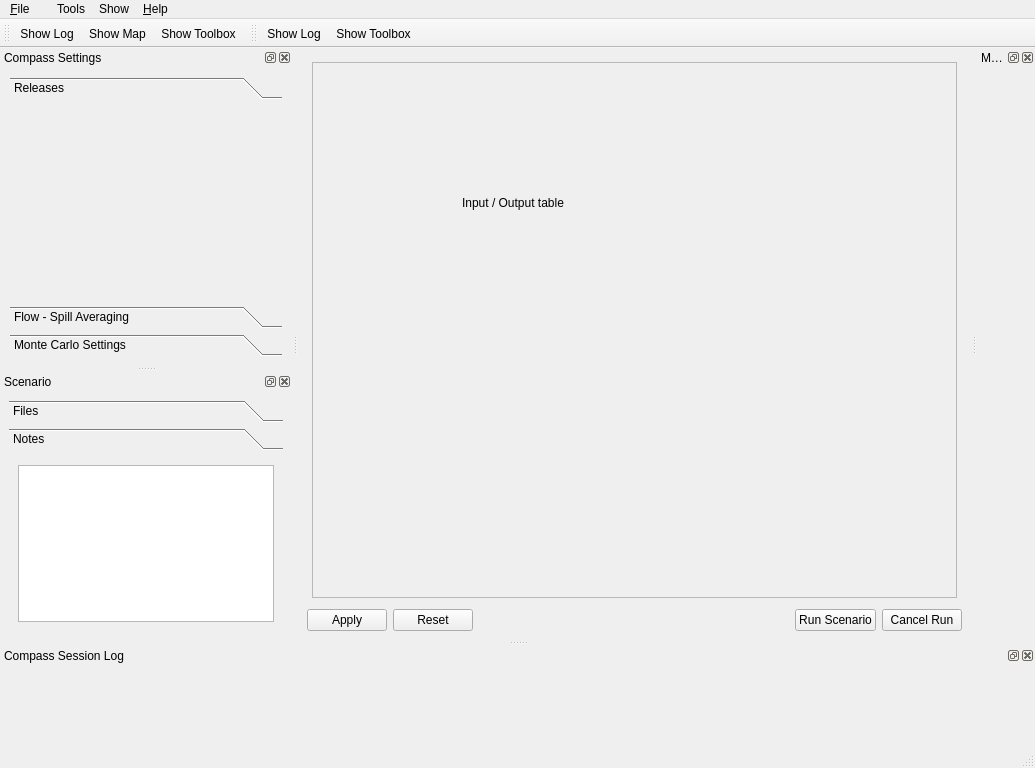
<?xml version="1.0" encoding="UTF-8"?>
<ui version="4.0">
 <class>CompassGui</class>
 <widget class="QMainWindow" name="CompassGui">
  <property name="geometry">
   <rect>
    <x>0</x>
    <y>0</y>
    <width>1035</width>
    <height>768</height>
   </rect>
  </property>
  <property name="minimumSize">
   <size>
    <width>900</width>
    <height>768</height>
   </size>
  </property>
  <property name="windowTitle">
   <string>COMPASS </string>
  </property>
  <widget class="QWidget" name="centralwidget">
   <layout class="QVBoxLayout" name="verticalLayout">
    <item>
     <widget class="QStackedWidget" name="stackedWidget">
      <property name="sizePolicy">
       <sizepolicy hsizetype="Preferred" vsizetype="Preferred">
        <horstretch>0</horstretch>
        <verstretch>1</verstretch>
       </sizepolicy>
      </property>
      <property name="currentIndex">
       <number>0</number>
      </property>
      <widget class="QWidget" name="page_io">
       <layout class="QVBoxLayout" name="verticalLayout_4">
        <property name="leftMargin">
         <number>5</number>
        </property>
        <property name="topMargin">
         <number>5</number>
        </property>
        <property name="rightMargin">
         <number>5</number>
        </property>
        <property name="bottomMargin">
         <number>5</number>
        </property>
        <item>
         <widget class="QFrame" name="frame">
          <property name="sizePolicy">
           <sizepolicy hsizetype="Preferred" vsizetype="Preferred">
            <horstretch>0</horstretch>
            <verstretch>1</verstretch>
           </sizepolicy>
          </property>
          <property name="frameShape">
           <enum>QFrame::StyledPanel</enum>
          </property>
          <property name="frameShadow">
           <enum>QFrame::Raised</enum>
          </property>
          <widget class="QLabel" name="label_ioTitle">
           <property name="geometry">
            <rect>
             <x>150</x>
             <y>110</y>
             <width>201</width>
             <height>61</height>
            </rect>
           </property>
           <property name="text">
            <string>Input / Output table</string>
           </property>
          </widget>
         </widget>
        </item>
       </layout>
      </widget>
      <widget class="QWidget" name="page_map">
       <layout class="QVBoxLayout" name="verticalLayout_8">
        <item>
         <widget class="QLabel" name="label_mapTitle">
          <property name="text">
           <string>River Map</string>
          </property>
         </widget>
        </item>
       </layout>
      </widget>
     </widget>
    </item>
    <item>
     <layout class="QHBoxLayout" name="layout_buttons">
      <item>
       <widget class="QPushButton" name="pushButton_apply">
        <property name="text">
         <string>Apply</string>
        </property>
       </widget>
      </item>
      <item>
       <widget class="QPushButton" name="pushButton_reset">
        <property name="text">
         <string>Reset</string>
        </property>
       </widget>
      </item>
      <item>
       <spacer name="horizontalSpacer">
        <property name="orientation">
         <enum>Qt::Horizontal</enum>
        </property>
        <property name="sizeHint" stdset="0">
         <size>
          <width>40</width>
          <height>20</height>
         </size>
        </property>
       </spacer>
      </item>
      <item>
       <widget class="QPushButton" name="pushButton_run">
        <property name="text">
         <string>Run Scenario</string>
        </property>
       </widget>
      </item>
      <item>
       <widget class="QPushButton" name="pushButton_cancel">
        <property name="text">
         <string>Cancel Run</string>
        </property>
       </widget>
      </item>
     </layout>
    </item>
   </layout>
  </widget>
  <widget class="QMenuBar" name="menubar">
   <property name="geometry">
    <rect>
     <x>0</x>
     <y>0</y>
     <width>1035</width>
     <height>26</height>
    </rect>
   </property>
   <widget class="QMenu" name="menu_File">
    <property name="title">
     <string>&amp;File</string>
    </property>
    <addaction name="actionOpen_River_desc_File"/>
    <addaction name="separator"/>
    <addaction name="actionOpen_Data_File"/>
    <addaction name="actionOpen_Single_File"/>
    <addaction name="separator"/>
    <addaction name="actionSave_Data_File"/>
    <addaction name="actionSave_As_Single_File"/>
    <addaction name="separator"/>
    <addaction name="actionSave_Summary_File"/>
    <addaction name="separator"/>
    <addaction name="actionE_xit"/>
   </widget>
   <widget class="QMenu" name="menu_Help">
    <property name="title">
     <string>&amp;Help</string>
    </property>
    <addaction name="actionHelp_Dialog"/>
    <addaction name="separator"/>
    <addaction name="action_About"/>
    <addaction name="actionAbout_Qt"/>
   </widget>
   <widget class="QMenu" name="menu">
    <property name="title">
     <string/>
    </property>
   </widget>
   <widget class="QMenu" name="menuTools">
    <property name="title">
     <string>Tools</string>
    </property>
    <addaction name="actionRelease_Tool"/>
    <addaction name="actionTransport_Tool"/>
   </widget>
   <widget class="QMenu" name="menuShow">
    <property name="title">
     <string>Show</string>
    </property>
    <addaction name="actionShow_Log"/>
    <addaction name="actionShow_Map"/>
    <addaction name="actionShow_Toolbox"/>
    <addaction name="actionRelease_Tool"/>
    <addaction name="actionTransport_Tool"/>
    <addaction name="actionShow_Equation"/>
   </widget>
   <addaction name="menu_File"/>
   <addaction name="menu"/>
   <addaction name="menuTools"/>
   <addaction name="menuShow"/>
   <addaction name="menu_Help"/>
  </widget>
  <widget class="QToolBar" name="toolBar_io">
   <property name="windowTitle">
    <string>toolBar</string>
   </property>
   <attribute name="toolBarArea">
    <enum>TopToolBarArea</enum>
   </attribute>
   <attribute name="toolBarBreak">
    <bool>false</bool>
   </attribute>
   <addaction name="actionShow_Log"/>
   <addaction name="actionShow_Map"/>
   <addaction name="actionShow_Toolbox"/>
  </widget>
  <widget class="QDockWidget" name="logWindow">
   <property name="sizePolicy">
    <sizepolicy hsizetype="MinimumExpanding" vsizetype="MinimumExpanding">
     <horstretch>0</horstretch>
     <verstretch>0</verstretch>
    </sizepolicy>
   </property>
   <property name="minimumSize">
    <size>
     <width>200</width>
     <height>100</height>
    </size>
   </property>
   <property name="windowIcon">
    <iconset>
     <normaloff>:/images/document-logfile.png</normaloff>:/images/document-logfile.png</iconset>
   </property>
   <property name="toolTip">
    <string>This holds the output messages from the application.</string>
   </property>
   <property name="floating">
    <bool>true</bool>
   </property>
   <property name="features">
    <set>QDockWidget::AllDockWidgetFeatures</set>
   </property>
   <property name="allowedAreas">
    <set>Qt::BottomDockWidgetArea</set>
   </property>
   <property name="windowTitle">
    <string>Compass Session Log</string>
   </property>
   <attribute name="dockWidgetArea">
    <number>8</number>
   </attribute>
   <widget class="QWidget" name="dockWidgetContents">
    <layout class="QVBoxLayout" name="verticalLayout_7">
     <item>
      <layout class="QHBoxLayout" name="horizontalLayout_log"/>
     </item>
    </layout>
   </widget>
  </widget>
  <widget class="QDockWidget" name="dockWidget_tools">
   <property name="floating">
    <bool>true</bool>
   </property>
   <property name="allowedAreas">
    <set>Qt::LeftDockWidgetArea|Qt::RightDockWidgetArea</set>
   </property>
   <property name="windowTitle">
    <string>Compass Settings</string>
   </property>
   <attribute name="dockWidgetArea">
    <number>1</number>
   </attribute>
   <widget class="QWidget" name="dockWidgetContents_2">
    <layout class="QVBoxLayout" name="verticalLayout_3">
     <property name="leftMargin">
      <number>10</number>
     </property>
     <property name="topMargin">
      <number>10</number>
     </property>
     <property name="rightMargin">
      <number>10</number>
     </property>
     <property name="bottomMargin">
      <number>10</number>
     </property>
     <item>
      <widget class="QToolBox" name="toolBox_settings">
       <widget class="QWidget" name="toolBox_toolsPage2">
        <property name="geometry">
         <rect>
          <x>0</x>
          <y>0</y>
          <width>272</width>
          <height>103</height>
         </rect>
        </property>
        <attribute name="icon">
         <iconset resource="compass.qrc">
          <normaloff>:/icons/map_new_relsite_lg.png</normaloff>:/icons/map_new_relsite_lg.png</iconset>
        </attribute>
        <attribute name="label">
         <string>Releases</string>
        </attribute>
       </widget>
       <widget class="QWidget" name="toolBox_toolsPage3">
        <property name="geometry">
         <rect>
          <x>0</x>
          <y>0</y>
          <width>272</width>
          <height>103</height>
         </rect>
        </property>
        <attribute name="icon">
         <iconset resource="compass.qrc">
          <normaloff>:/icons/river.png</normaloff>:/icons/river.png</iconset>
        </attribute>
        <attribute name="label">
         <string>Flow - Spill Averaging</string>
        </attribute>
        <layout class="QVBoxLayout" name="verticalLayout_6">
         <item>
          <layout class="QHBoxLayout" name="horizontalLayout_4">
           <item>
            <widget class="QLabel" name="label_3">
             <property name="text">
              <string>Start: </string>
             </property>
            </widget>
           </item>
           <item>
            <widget class="QComboBox" name="comboBox_start_ave">
             <item>
              <property name="text">
               <string>Jan</string>
              </property>
             </item>
             <item>
              <property name="text">
               <string>Feb</string>
              </property>
             </item>
             <item>
              <property name="text">
               <string>Mar</string>
              </property>
             </item>
             <item>
              <property name="text">
               <string>Apr1</string>
              </property>
             </item>
             <item>
              <property name="text">
               <string>Apr2</string>
              </property>
             </item>
             <item>
              <property name="text">
               <string>May</string>
              </property>
             </item>
             <item>
              <property name="text">
               <string>Jun</string>
              </property>
             </item>
             <item>
              <property name="text">
               <string>Jul</string>
              </property>
             </item>
             <item>
              <property name="text">
               <string>Aug1</string>
              </property>
             </item>
             <item>
              <property name="text">
               <string>Aug2</string>
              </property>
             </item>
             <item>
              <property name="text">
               <string>Sep</string>
              </property>
             </item>
             <item>
              <property name="text">
               <string>Oct</string>
              </property>
             </item>
             <item>
              <property name="text">
               <string>Nov</string>
              </property>
             </item>
             <item>
              <property name="text">
               <string>Dec</string>
              </property>
             </item>
            </widget>
           </item>
          </layout>
         </item>
         <item>
          <layout class="QHBoxLayout" name="horizontalLayout_5">
           <item>
            <widget class="QLabel" name="label_2">
             <property name="text">
              <string>End: </string>
             </property>
            </widget>
           </item>
           <item>
            <widget class="QComboBox" name="comboBox_end_ave">
             <item>
              <property name="text">
               <string>Jan</string>
              </property>
             </item>
             <item>
              <property name="text">
               <string>Feb</string>
              </property>
             </item>
             <item>
              <property name="text">
               <string>Mar</string>
              </property>
             </item>
             <item>
              <property name="text">
               <string>Apr1</string>
              </property>
             </item>
             <item>
              <property name="text">
               <string>Apr2</string>
              </property>
             </item>
             <item>
              <property name="text">
               <string>May</string>
              </property>
             </item>
             <item>
              <property name="text">
               <string>Jun</string>
              </property>
             </item>
             <item>
              <property name="text">
               <string>Jul</string>
              </property>
             </item>
             <item>
              <property name="text">
               <string>Aug1</string>
              </property>
             </item>
             <item>
              <property name="text">
               <string>Aug2</string>
              </property>
             </item>
             <item>
              <property name="text">
               <string>Sep</string>
              </property>
             </item>
             <item>
              <property name="text">
               <string>Oct</string>
              </property>
             </item>
             <item>
              <property name="text">
               <string>Nov</string>
              </property>
             </item>
             <item>
              <property name="text">
               <string>Dec</string>
              </property>
             </item>
            </widget>
           </item>
          </layout>
         </item>
         <item>
          <spacer name="verticalSpacer_2">
           <property name="orientation">
            <enum>Qt::Vertical</enum>
           </property>
           <property name="sizeHint" stdset="0">
            <size>
             <width>20</width>
             <height>40</height>
            </size>
           </property>
          </spacer>
         </item>
        </layout>
       </widget>
       <widget class="QWidget" name="page">
        <property name="geometry">
         <rect>
          <x>0</x>
          <y>0</y>
          <width>272</width>
          <height>103</height>
         </rect>
        </property>
        <attribute name="icon">
         <iconset resource="compass.qrc">
          <normaloff>:/icons/monte_carlo_64.png</normaloff>:/icons/monte_carlo_64.png</iconset>
        </attribute>
        <attribute name="label">
         <string>Monte Carlo Settings</string>
        </attribute>
        <layout class="QVBoxLayout" name="verticalLayout_5">
         <item>
          <widget class="QCheckBox" name="checkBox">
           <property name="text">
            <string>Run Monte Carlo</string>
           </property>
          </widget>
         </item>
         <item>
          <layout class="QHBoxLayout" name="horizontalLayout_3">
           <item>
            <widget class="QLabel" name="label">
             <property name="enabled">
              <bool>false</bool>
             </property>
             <property name="text">
              <string>Simulations to run: </string>
             </property>
            </widget>
           </item>
           <item>
            <widget class="QSpinBox" name="spinBox">
             <property name="enabled">
              <bool>false</bool>
             </property>
             <property name="suffix">
              <string/>
             </property>
             <property name="minimum">
              <number>2</number>
             </property>
             <property name="maximum">
              <number>2000</number>
             </property>
            </widget>
           </item>
           <item>
            <spacer name="horizontalSpacer_2">
             <property name="orientation">
              <enum>Qt::Horizontal</enum>
             </property>
             <property name="sizeHint" stdset="0">
              <size>
               <width>40</width>
               <height>20</height>
              </size>
             </property>
            </spacer>
           </item>
          </layout>
         </item>
         <item>
          <spacer name="verticalSpacer">
           <property name="orientation">
            <enum>Qt::Vertical</enum>
           </property>
           <property name="sizeHint" stdset="0">
            <size>
             <width>20</width>
             <height>24</height>
            </size>
           </property>
          </spacer>
         </item>
        </layout>
       </widget>
      </widget>
     </item>
    </layout>
   </widget>
  </widget>
  <widget class="QStatusBar" name="statusBar"/>
  <widget class="QToolBar" name="toolBar_map">
   <property name="windowTitle">
    <string>toolBar_2</string>
   </property>
   <attribute name="toolBarArea">
    <enum>TopToolBarArea</enum>
   </attribute>
   <attribute name="toolBarBreak">
    <bool>false</bool>
   </attribute>
   <addaction name="actionShow_Log"/>
   <addaction name="actionShow_Toolbox"/>
  </widget>
  <widget class="QDockWidget" name="dockWidget_notes">
   <property name="toolTip">
    <string>&lt;html&gt;&lt;head/&gt;&lt;body&gt;&lt;p&gt;These notes will be added to a scenario or control file.&lt;/p&gt;&lt;/body&gt;&lt;/html&gt;</string>
   </property>
   <property name="windowTitle">
    <string>Scenario</string>
   </property>
   <attribute name="dockWidgetArea">
    <number>1</number>
   </attribute>
   <widget class="QWidget" name="dockWidgetContents_11">
    <layout class="QVBoxLayout" name="verticalLayout_2">
     <item>
      <widget class="QToolBox" name="toolBox">
       <property name="currentIndex">
        <number>1</number>
       </property>
       <widget class="QWidget" name="page_files">
        <property name="geometry">
         <rect>
          <x>0</x>
          <y>0</y>
          <width>155</width>
          <height>235</height>
         </rect>
        </property>
        <attribute name="icon">
         <iconset>
          <normaloff>:/images/file-open.png</normaloff>:/images/file-open.png</iconset>
        </attribute>
        <attribute name="label">
         <string>Files</string>
        </attribute>
       </widget>
       <widget class="QWidget" name="page_notes">
        <property name="geometry">
         <rect>
          <x>0</x>
          <y>0</y>
          <width>274</width>
          <height>235</height>
         </rect>
        </property>
        <attribute name="icon">
         <iconset>
          <normaloff>:/images/document-logfile.png</normaloff>:/images/document-logfile.png</iconset>
        </attribute>
        <attribute name="label">
         <string>Notes</string>
        </attribute>
        <layout class="QVBoxLayout" name="verticalLayout_10">
         <item>
          <widget class="QPlainTextEdit" name="plainTextEdit_notes"/>
         </item>
        </layout>
       </widget>
      </widget>
     </item>
    </layout>
   </widget>
  </widget>
  <widget class="QDockWidget" name="dockWidget_map">
   <property name="sizePolicy">
    <sizepolicy hsizetype="Preferred" vsizetype="Preferred">
     <horstretch>1</horstretch>
     <verstretch>0</verstretch>
    </sizepolicy>
   </property>
   <property name="floating">
    <bool>true</bool>
   </property>
   <property name="allowedAreas">
    <set>Qt::NoDockWidgetArea</set>
   </property>
   <property name="windowTitle">
    <string>Map Tool</string>
   </property>
   <attribute name="dockWidgetArea">
    <number>2</number>
   </attribute>
   <widget class="QWidget" name="dockWidgetContents_6"/>
  </widget>
  <action name="actionE_xit">
   <property name="icon">
    <iconset>
     <normaloff>:/images/system-log-out.png</normaloff>:/images/system-log-out.png</iconset>
   </property>
   <property name="text">
    <string>E&amp;xit</string>
   </property>
   <property name="toolTip">
    <string>Leave the application</string>
   </property>
   <property name="shortcut">
    <string>Ctrl+Q</string>
   </property>
  </action>
  <action name="action_About">
   <property name="icon">
    <iconset>
     <normaloff>:/images/chinsmolt1.png</normaloff>:/images/chinsmolt1.png</iconset>
   </property>
   <property name="text">
    <string>&amp;About COMPASS</string>
   </property>
  </action>
  <action name="actionShow_Map">
   <property name="checkable">
    <bool>true</bool>
   </property>
   <property name="icon">
    <iconset resource="compass.qrc">
     <normaloff>:/icons/river.png</normaloff>:/icons/river.png</iconset>
   </property>
   <property name="text">
    <string>Show Map</string>
   </property>
   <property name="toolTip">
    <string>Show the river map</string>
   </property>
   <property name="shortcut">
    <string>Ctrl+M</string>
   </property>
  </action>
  <action name="actionShow_Log">
   <property name="checkable">
    <bool>true</bool>
   </property>
   <property name="icon">
    <iconset resource="compass.qrc">
     <normaloff>:/icons/document-logfile.png</normaloff>:/icons/document-logfile.png</iconset>
   </property>
   <property name="text">
    <string>Show Log</string>
   </property>
   <property name="toolTip">
    <string>Show the log window</string>
   </property>
   <property name="shortcut">
    <string>Ctrl+L</string>
   </property>
  </action>
  <action name="actionShow_Toolbox">
   <property name="checkable">
    <bool>true</bool>
   </property>
   <property name="icon">
    <iconset resource="compass.qrc">
     <normaloff>:/icons/preferences-system.png</normaloff>:/icons/preferences-system.png</iconset>
   </property>
   <property name="text">
    <string>Show Toolbox</string>
   </property>
   <property name="shortcut">
    <string>Ctrl+T</string>
   </property>
  </action>
  <action name="actionAbout_Qt">
   <property name="text">
    <string>About &amp;Qt</string>
   </property>
  </action>
  <action name="actionHelp_Dialog">
   <property name="icon">
    <iconset resource="compass.qrc">
     <normaloff>:/icons/help-browser.png</normaloff>:/icons/help-browser.png</iconset>
   </property>
   <property name="text">
    <string>Help &amp;Dialog</string>
   </property>
   <property name="shortcut">
    <string>Ctrl+H, ,, F1</string>
   </property>
  </action>
  <action name="actionRelease_Tool">
   <property name="checkable">
    <bool>true</bool>
   </property>
   <property name="icon">
    <iconset resource="compass.qrc">
     <normaloff>:/icons/map_activesite_lg.png</normaloff>:/icons/map_activesite_lg.png</iconset>
   </property>
   <property name="text">
    <string>Release Tool</string>
   </property>
  </action>
  <action name="actionTransport_Tool">
   <property name="checkable">
    <bool>true</bool>
   </property>
   <property name="icon">
    <iconset resource="compass.qrc">
     <normaloff>:/icons/map_barge_lg.png</normaloff>:/icons/map_barge_lg.png</iconset>
   </property>
   <property name="text">
    <string>Transport Tool</string>
   </property>
  </action>
  <action name="actionOpen_River_desc_File">
   <property name="text">
    <string>Open River .desc File</string>
   </property>
  </action>
  <action name="actionOpen_Data_File">
   <property name="text">
    <string>Open Data Files</string>
   </property>
  </action>
  <action name="actionSave_Data_File">
   <property name="text">
    <string>Save Data Files</string>
   </property>
  </action>
  <action name="actionShow_Equation">
   <property name="text">
    <string>Show Equation</string>
   </property>
  </action>
  <action name="actionSave_Summary_File">
   <property name="text">
    <string>Save Summary File</string>
   </property>
  </action>
  <action name="actionOpen_Single_File">
   <property name="text">
    <string>Open Single File</string>
   </property>
  </action>
  <action name="actionSave_As_Single_File">
   <property name="text">
    <string>Save As Single File</string>
   </property>
  </action>
 </widget>
 <resources>
  <include location="compass.qrc"/>
 </resources>
 <connections>
  <connection>
   <sender>checkBox</sender>
   <signal>toggled(bool)</signal>
   <receiver>label</receiver>
   <slot>setEnabled(bool)</slot>
   <hints>
    <hint type="sourcelabel">
     <x>104</x>
     <y>249</y>
    </hint>
    <hint type="destinationlabel">
     <x>105</x>
     <y>282</y>
    </hint>
   </hints>
  </connection>
  <connection>
   <sender>checkBox</sender>
   <signal>toggled(bool)</signal>
   <receiver>spinBox</receiver>
   <slot>setEnabled(bool)</slot>
   <hints>
    <hint type="sourcelabel">
     <x>161</x>
     <y>253</y>
    </hint>
    <hint type="destinationlabel">
     <x>162</x>
     <y>270</y>
    </hint>
   </hints>
  </connection>
 </connections>
</ui>
